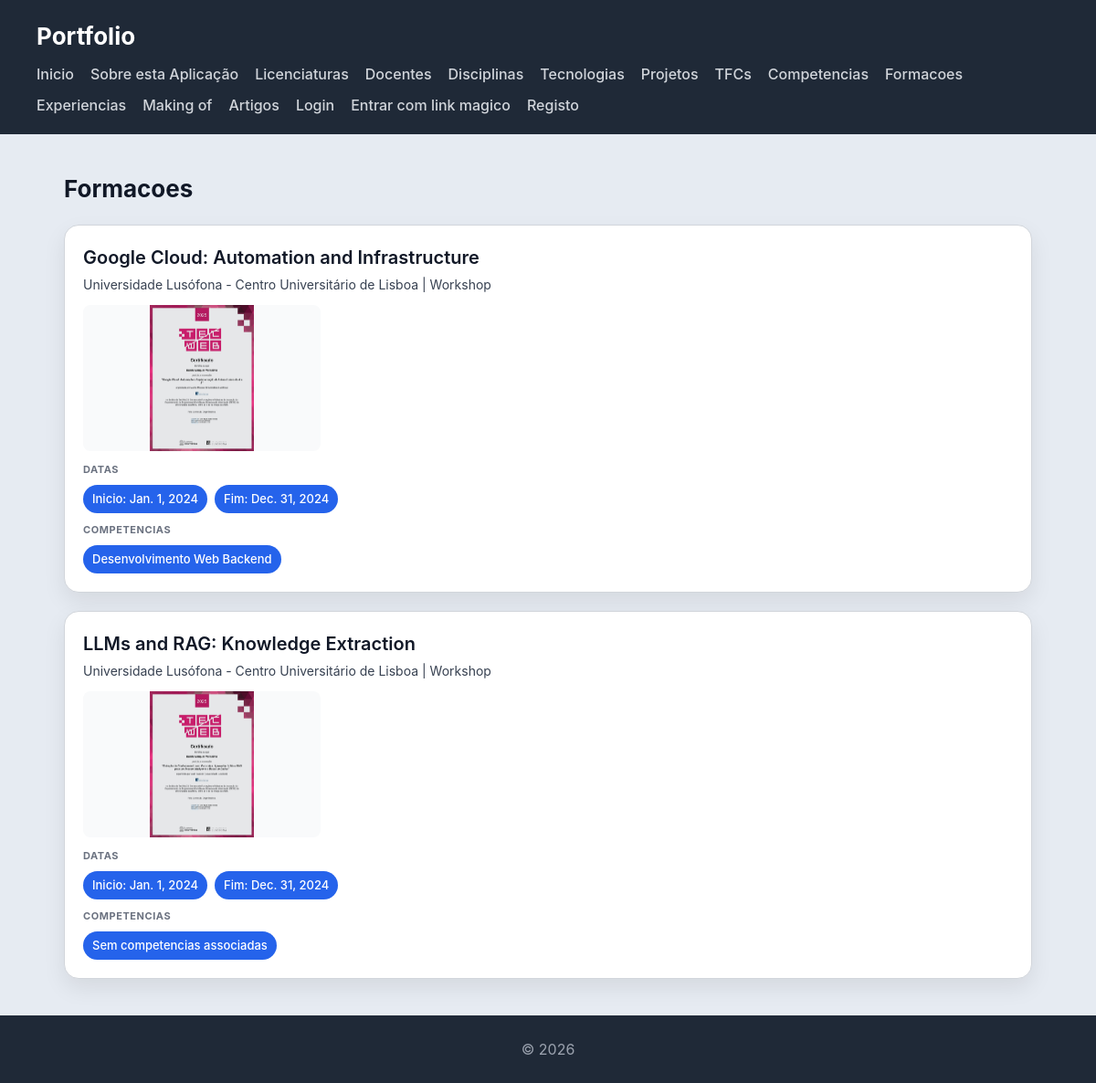
The page /portfolio/formacoes/ on the database its author committed.
### portfolio/models.py (models this page shows, shortened)
class Formacao(models.Model):
    TIPO_CHOICES = [
        ('Mestrado', 'Mestrado'),
        ('Curso de Curta Duração', 'Curso de Curta Duração'),
        ('Workshop', 'Workshop'),
    ]
    titulo = models.CharField(max_length=200)
    instituicao = models.CharField(max_length=200)
    data_inicio = models.DateField()
    data_fim = models.DateField(blank=True, null=True)
    certificado = models.ImageField(upload_to='certificados/', blank=True, null=True)
    tipo = models.CharField(max_length=50, choices=TIPO_CHOICES)

class Competencia(models.Model):
    nome = models.CharField(max_length=200)
    categoria =  models.CharField(max_length=100, blank=True)
    descricao = models.TextField(blank=True, null=True)
    nivel = models.IntegerField(validators=[MinValueValidator(1), MaxValueValidator(5)])
    projetos = models.ManyToManyField('Projeto', related_name='competencias', blank=True)
    formacoes = models.ManyToManyField('Formacao', related_name='competencias', blank=True)

### portfolio/views.py (the view)
# urls.py: path("formacoes/", views.formacoes_view, name="portfolio_formacoes"),
def formacoes_view(request):
    formacoes = Formacao.objects.prefetch_related("competencias").order_by(
        "-data_inicio",
        "titulo",
    )
    return render(
        request,
        "portfolio/formacoes.html",
        {"formacoes": formacoes, **_gestor_context(request)},
    )

### accounts/utils.py (called while the page is built)
def is_gestor_portfolio(user):
    return user.is_authenticated and user.groups.filter(name='gestor-portfolio').exists()

### portfolio/views.py (called while the page is built)
def _gestor_context(request):
    return {"gestor_portfolio": is_gestor_portfolio(request.user)}

### templates/portfolio/formacoes.html (shortened to what this page needs)
{% extends "portfolio/base.html" %} {% block content %}
<h2>Formacoes</h2>
<section>
  {% for formacao in formacoes %}
  <article>
    <header>
      <h3>{{ formacao.titulo }}</h3>
      <p>{{ formacao.instituicao }} | {{ formacao.get_tipo_display }}</p>
      {% if formacao.certificado %}
      <img src="{{ formacao.certificado.url }}" alt="Certificado de {{ formacao.titulo }}" />
      {% endif %}
    </header>
    <section>
      <h4>Datas</h4>
      <ul>
        <li>Inicio: {{ formacao.data_inicio }}</li>
        {% if formacao.data_fim %}
        <li>Fim: {{ formacao.data_fim }}</li>
        {% endif %}
      </ul>
    </section>
    <section>
      <h4>Competencias</h4>
      <ul>
        {% for competencia in formacao.competencias.all %}
        <li>{{ competencia.nome }}</li>
        {% empty %}
        <li>Sem competencias associadas</li>
        {% endfor %}
      </ul>
    </section>
  </article>
  {% empty %}
  <article>
    <header><h3>Sem formacoes registadas</h3></header>
  </article>
  {% endfor %}
</section>
{% endblock %}

### escola/static/escola/styles.css (style rules this page uses)
* { box-sizing: border-box; margin: 0; padding: 0; }
body { font-family: "Inter", "Segoe UI", system-ui, -apple-system, sans-serif; background: #e6ebf2; color: #111827; line-height: 1.5; }
h2 { margin-bottom: 20px; font-size: 26px; }
section > article { background: white; padding: 20px; border-radius: 16px; border: 1px solid #d1d5db; box-shadow: 0 10px 25px rgba(0, 0, 0, 0.08); transition: all 0.25s ease; margin-bottom: 20px; }
article > header { margin-bottom: 12px; }
article > header > h3 { font-size: 20px; font-weight: 600; margin-bottom: 4px; }
article > header > p { font-size: 14px; color: #374151; }
article > header img { display: block; width: 100%; max-width: 260px; height: 160px; object-fit: contain; margin: 12px 0; border-radius: 8px; background: #f9fafb; }
article > section { margin-top: 10px; }
article > section > h4 { font-size: 11px; text-transform: uppercase; color: #6b7280; margin-bottom: 8px; letter-spacing: 0.05em; }
article > section > ul { list-style: none; display: flex; flex-wrap: wrap; gap: 8px; }
article > section > ul > li { background: #2563eb; color: white; padding: 6px 10px; border-radius: 999px; font-size: 13px; font-weight: 500; }

### rows shown on the page
Formacao: titulo "Google Cloud: Automation and Infrastructure", instituicao "Universidade Lusófona - Centro Universitário de Lisboa", tipo "Workshop", certificado (picture), data_inicio "Jan. 1, 2024", data_fim "Dec. 31, 2024"
Competencia: nome "Desenvolvimento Web Backend"
Formacao: titulo "LLMs and RAG: Knowledge Extraction", instituicao "Universidade Lusófona - Centro Universitário de Lisboa", tipo "Workshop", certificado (picture), data_inicio "Jan. 1, 2024", data_fim "Dec. 31, 2024"
